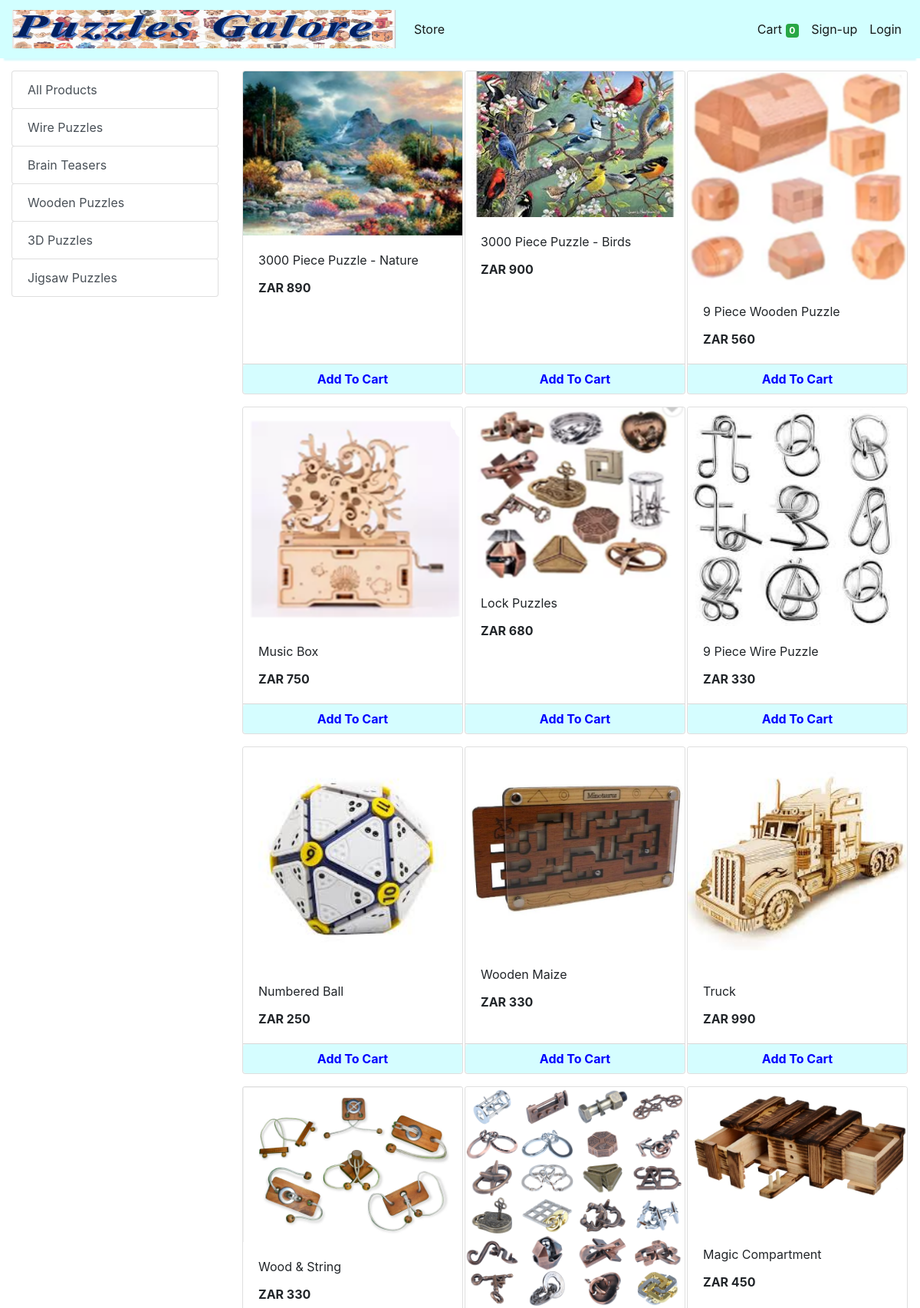
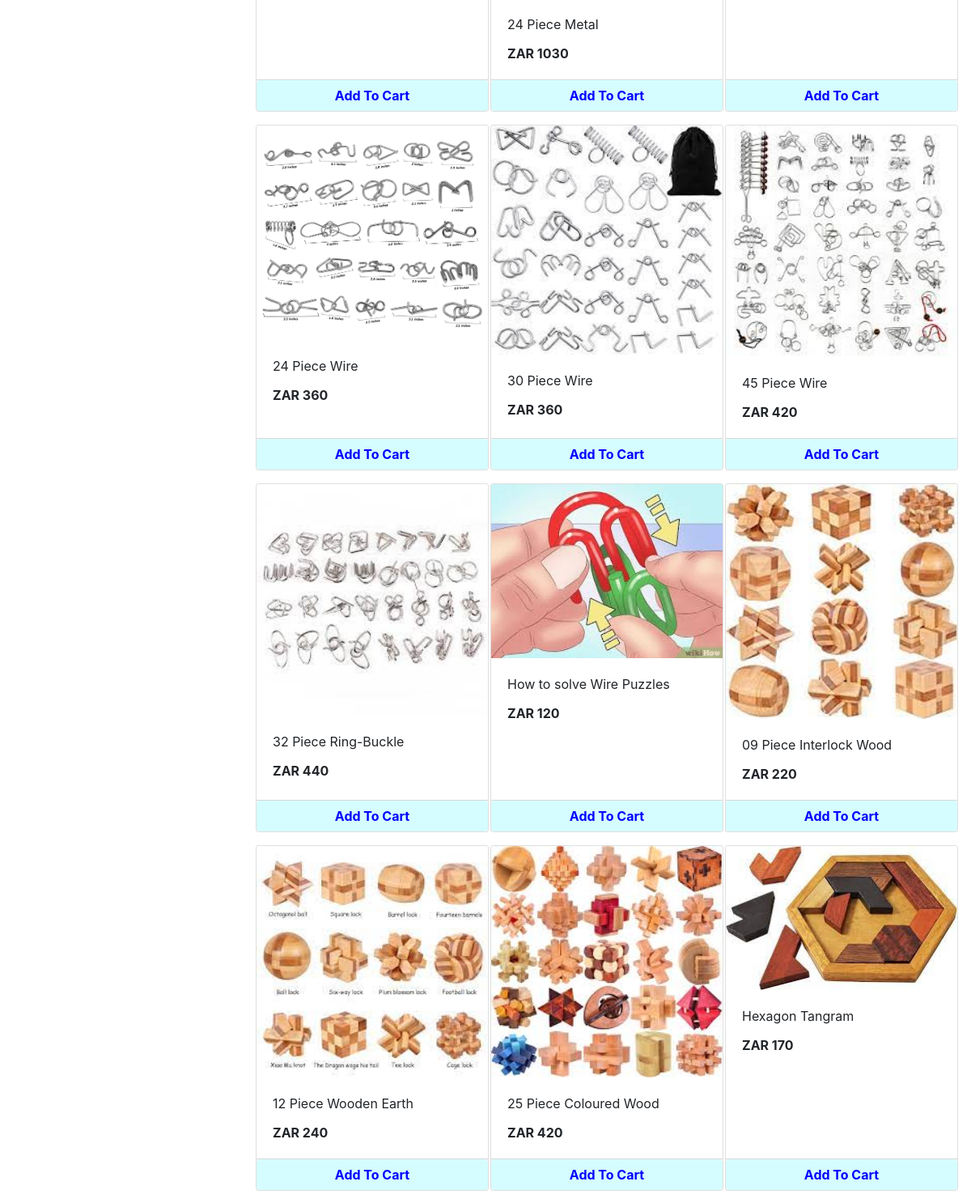
The app's page /store (upper part) with its own data (2 pictures, top to bottom).
### store/models/category.py (models this page shows, shortened)
class Category(models.Model):
    name= models.CharField(max_length=50)
    @staticmethod
    def get_all_categories():
        return Category.objects.all()

### store/models/product.py (models this page shows, shortened)
class Products(models.Model):
    name = models.CharField(max_length=60)
    price= models.IntegerField(default=0)
    category= models.ForeignKey(Category,on_delete=models.CASCADE,default=1 )
    description= models.CharField(max_length=250, default='', blank=True, null= True)
    image= models.ImageField(upload_to='uploads/products/')
    @staticmethod
    def get_all_products():
        return Products.objects.all()

### store/views/home.py (the view)
# urls.py: path('' , include('store.urls'))
def store(request):
    cart = request.session.get('cart')
    if not cart:
        request.session['cart'] = {}
    products = None
    categories = Category.get_all_categories()
    categoryID = request.GET.get('category')
    if categoryID:
        products = Products.get_all_products_by_categoryid(categoryID)
    else:
        products = Products.get_all_products();
    data = {}
    data['products'] = products
    data['categories'] = categories
    print('you are : ', request.session.get('email'))
    return render(request, 'index.html', data)

### store/templatetags/cart.py (called while the page is built)
@register.filter (name='is_in_cart')
def is_in_cart(product, cart):
    keys = cart.keys ()
    for id in keys:
        if int (id) == product.id:
            return True
    return False;

### store/templatetags/custom_filter.py (called while the page is built)
@register.filter(name='currency')
def currency(number):
    return "ZAR "+str(number)

### store/templates/index.html (shortened to what this page needs)
{% extends 'base.html' %}
{% block content %}
{% load cart %}
{% load custom_filter %}
<div class="container-fluid mt-3">
	<div class="row">
		<div class="col-lg-3 mx-auto">
			<div class="list-group">
				<a href="/" class="list-group-item list-group-item-action btn btn-outline-success">All Products</a>
				{% for category in categories %}
				<a href="/?category={{category.id}}"
					class="list-group-item list-group-item-action btn btn-outline-success ">{{category.name}}</a>
				{% endfor %}
			</div>
		</div>
		<div id='products' class="col-lg-9 mx-auto">
			<div class="row mx-auto">
				{% for product in products %}
				<div class="card mx-auto mb-3" id={{product.id}} style="width: 18rem;">
					<img class="card-img-top" src="{{product.image.url}}" alt="Card image cap">
					<div class="card-body">
						<p class="card-title">{{product.name}}</p>
						<p class="card-text"><b>{{product.price|currency}}</b></p>
					</div>
					<div class="card-footer p-0 no-gutters">
						{% if product|is_in_cart:request.session.cart %}
						<div class="row no-gutters">
							<form action="/#{{product.id}}" class="col-2 " method="post">
								{% csrf_token %}
								<input hidden type="text" name='product' value='{{product.id}}'>
								<input hidden type="text" name='remove' value='True'>
								<input type="submit" value=" - " class="btn btn-block btn-success border-right">
							</form>
							<div class="text-center col btn btn-success">{{product|cart_quantity:request.session.cart}} in Cart</div>
							<form action="/#{{product.id}}" class="col-2 " method="post">
								{% csrf_token %}
								<input hidden type="text" name='product' value='{{product.id}}'>
								<input type="submit" value=" + " class="btn btn-block btn-success border-left">
							</form>
						</div>
						{% else %}
						<form action="/#{{product.id}}" method="POST" class="btn-block">
							<input type="submit" class="float-right btn btn-success form-control"
								value="Add To Cart" style="background-color:#d5fdff ;border-color:#d5fdff;color:blue;font-weight:bolder;">
						</form>
						{% endif %}
					</div>
				</div>
				{% endfor %}
			</div>
		</div>
	</div>
</div>
{% endblock %}

### records on screen
Category: name "Wire Puzzles"
Category: name "Brain Teasers"
Category: name "Wooden Puzzles"
Category: name "3D Puzzles"
Category: name "Jigsaw Puzzles"
Products: image (picture), name "3000 Piece Puzzle - Nature", price "ZAR 890"
Products: image (picture), name "3000 Piece Puzzle - Birds", price "ZAR 900"
Products: image (picture), name "9 Piece Wooden Puzzle", price "ZAR 560"
Products: image (picture), name "Music Box", price "ZAR 750"
Products: image (picture), name "Lock Puzzles", price "ZAR 680"
Products: image (picture), name "9 Piece Wire Puzzle", price "ZAR 330"
Products: image (picture), name "Numbered Ball", price "ZAR 250"
Products: image (picture), name "Wooden Maize", price "ZAR 330"
Products: image (picture), name "Truck", price "ZAR 990"
Products: image (picture), name "Wood & String", price "ZAR 330"
Products: image (picture), name "24 Piece Metal", price "ZAR 1030"
Products: image (picture), name "Magic Compartment", price "ZAR 450"
Products: image (picture), name "24 Piece Wire", price "ZAR 360"
Products: image (picture), name "30 Piece Wire", price "ZAR 360"
Products: image (picture), name "45 Piece Wire", price "ZAR 420"
Products: image (picture), name "32 Piece Ring-Buckle", price "ZAR 440"
Products: image (picture), name "How to solve Wire Puzzles", price "ZAR 120"
Products: image (picture), name "09 Piece Interlock Wood", price "ZAR 220"
Products: image (picture), name "12 Piece Wooden Earth", price "ZAR 240"
Products: image (picture), name "25 Piece Coloured Wood", price "ZAR 420"
Products: image (picture), name "Hexagon Tangram", price "ZAR 170"

### other values on screen
{{ request.session.cart.keys|length }} "0"
